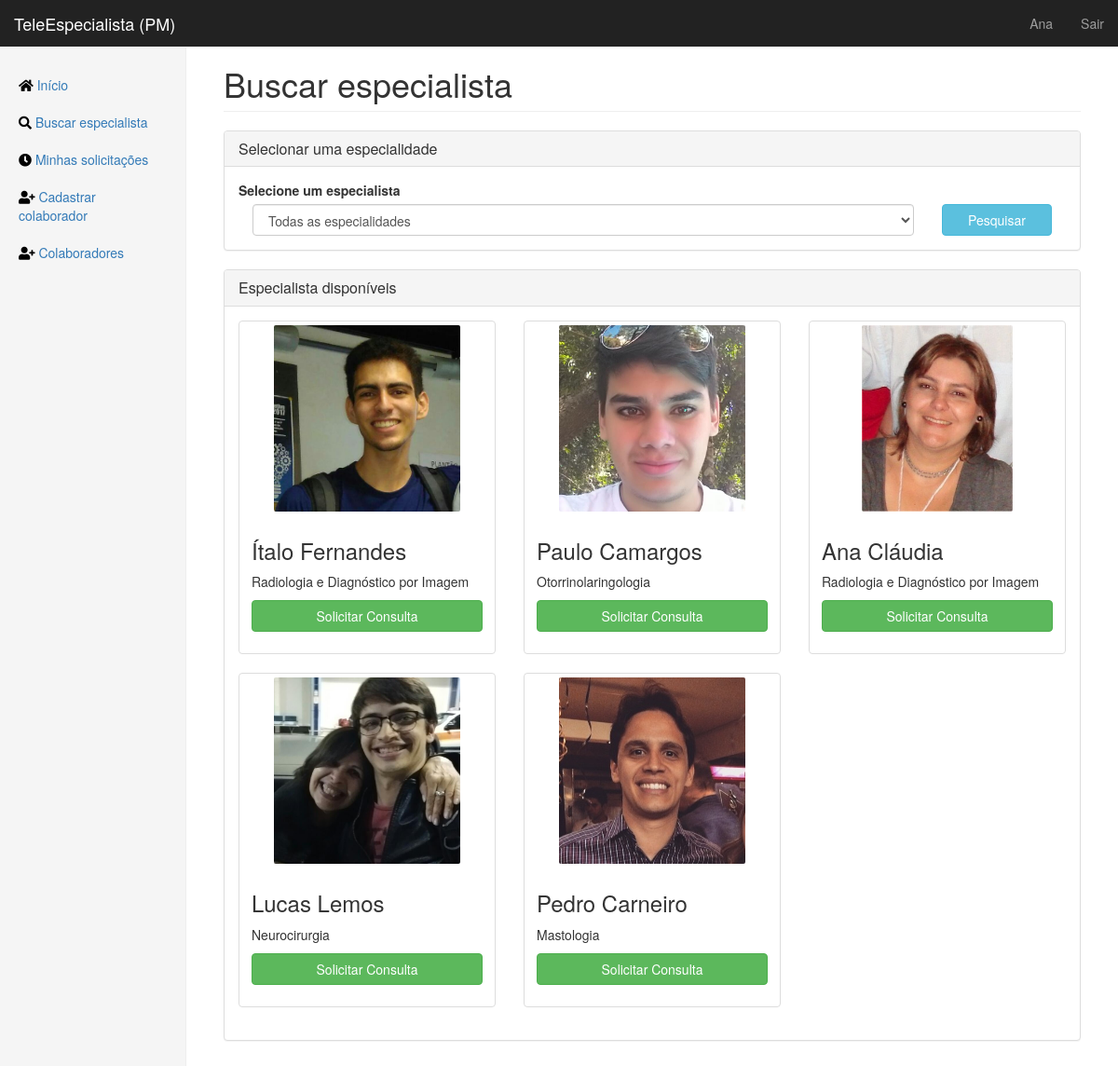
Page /search_specialist (signed in) on the committed database.
### app/models.py (models this page shows, shortened)
class User(db.Model, UserMixin):
    id = db.Column(db.Integer, primary_key=True)
    email = db.Column(db.String(120), unique=True, nullable=False)
    password = db.Column(db.String(64), nullable=False)
    image_file = db.Column(db.String(100))
    crm = db.Column(db.Integer, unique=True, nullable=False)
    fullname = db.Column(db.String(256), nullable=False)
    birthdate = db.Column(db.DateTime)
    birthcity = db.Column(db.String(256))
    birthstate = db.Column(db.String(2))
    rg = db.Column(db.String(12), unique=True, nullable=False)
    cpf = db.Column(db.String(12), unique=True, nullable=False)
    cep = db.Column(db.Integer)
    place = db.Column(db.String(64))
    address = db.Column(db.String(256))
    neighborhood = db.Column(db.String(128))
    city = db.Column(db.String(128))
    state = db.Column(db.String(2))
    phone_1 = db.Column(db.String(16), nullable=False)
    phone_2 = db.Column(db.String(16))
    specialties = db.relationship('Specialty', secondary=joinsSpecialtyUser,
    backref=db.backref('doctors', lazy='dynamic'))
    consultas = db.relationship('Consulta', secondary=joinConsultaUser,
    backref=db.backref('doctors', lazy='dynamic'))
    shifts = db.relationship('Calendar', secondary=joinCalendarUser,
    backref=db.backref('doctor', lazy='dynamic'))

class Specialty(db.Model):
    id = db.Column(db.Integer, primary_key=True)
    specialty = db.Column(db.String(64), unique=True, nullable=False)
    service_days = db.relationship('Calendar', backref='specialty')

### app/routes.py (the view, shortened to what this page needs)
@app.route("/search_specialist", methods=['GET', 'POST'])
@login_required
def search_specialist():
    form = SearchSpecialistForm()
    form.populate_select_specialities()
    form.populate_menuzinhos(0)
    return render_template("search_specialist.html",
    title="Buscar - TeleEspecialista",
    form=form)

### app/forms.py (called while the page is built)
    def populate_select_specialities(self):
        choices = [(0,'Todas as especialidades')]
        specialties = []
        for u in User.query.all():
            s = Specialty.query.with_parent(u)[0]
            if not s.specialty in specialties and s.specialty != 'Geral':
                specialties.append(s.specialty)
                choices.append((s.id, s.specialty))
        self.select_specialities.choices = choices

    def populate_menuzinhos(self, s):
        self.users_found = []
        if s == 0 or s == '0':
            users_found = User.query.all()
        else:
            users_found = User.query.with_parent(Specialty.query.filter_by(id=s)[0])
        for u in users_found:
            if u.specialties[0].specialty != 'Geral':
                self.users_found.append(u)

### app/models.py (called while the page is built)
@login_manager.user_loader
def load_user(user_id):
    return User.query.get(int(user_id))

### app/templates/search_specialist.html (shortened to what this page needs)
{% extends "layout.html" %}
{% block content %}
<h1 class="page-header">Buscar especialista</h1>
<div class="panel panel-default">
    <div class="panel-heading">
        <h3 class="panel-title">Selecionar uma especialidade</h3>
    </div>
    <div class="panel-body">
        <form method="post" action="" >
        <div class="form-group">
            <div class="rol">
                <label for="sel1">Selecione um especialista</label>
            </div>
            <div class="col-md-10">
            {{ form.select_specialities(class="form-control") }}
            </div>
            <div class="col-md-2">
            {{ form.search_submit(class="btn btn-info btn-block") }}
            </div>
        </div>
        </form>
    </div>
</div>
<div class="panel panel-default">
    <div class="panel-heading">
        <h3 class="panel-title">Especialista disponíveis</h3>
    </div>
    <div class="panel-body">
        <div class="row">
            {% for user in form.users_found %}
            <div class="col-sm-6 col-md-4">
                <div class="thumbnail">
                    <center>
                    <img src="{{ url_for('static', filename='profilePics/' + user.image_file) }}"
                    alt="User Picture"
                    height= "200px"
                    style="border-radius:1%">
                    </center>
                    <div class="caption">
                        <h3>{{ user.fullname }}</h3>
                        <p>{{ user.specialties[0].specialty }}</p>
                        <p>
                            {% if True %}
                            <button onclick="showDialog({{user.id}}, '{{user.fullname}}', true)"
                            class="btn btn-success btn-block">Solicitar Consulta</button>
                            {% else %}
                            <button onclick="showDialog({{user.id}}, '{{user.fullname}}', false)"
                            class="btn btn-primary btn-block">Agendar Consulta</button>
                            {%endif%}
                        </p>
                    </div>
                </div>
            </div>
            {% endfor %}
        </div>
    </div>
</div>
{% endblock %}

### app/templates/layout.html (shortened to what this page needs)
<!DOCTYPE html>
<html lang="pt-br">
<head>
    <link rel="stylesheet" href="https://use.fontawesome.com/releases/v5.0.13/css/all.css">
    <link href="{{ url_for('static', filename='css/bootstrap.min.css') }}" rel="stylesheet" type="text/css">
    <link href="{{ url_for('static', filename='css/dashboard.css') }}" rel="stylesheet" type="text/css">
    <link href="{{ url_for('static', filename='css/mainLogged.css') }}" rel="stylesheet" type="text/css">
</head>
<body>
    <nav class="navbar navbar-inverse navbar-fixed-top">
        <div class="container-fluid">
            <div class="navbar-header">
                <a class="navbar-brand" href="{{ url_for('home') }}">TeleEspecialista (PM)</a>
            </div>
            <div id="navbar" class="navbar-collapse collapse">
                <ul class="nav navbar-nav navbar-right">
                    <li><a href="{{ url_for("account") }}">{{current_user.fullname.split()[0]}}</a></li>
                    <li><a href="{{ url_for("logout") }}">Sair</a></li>
                </ul>
            </div>
        </div>
    </nav>
    <div class="container-fluid">
        <div class="row">
            <div class="col-sm-3 col-md-2 sidebar">
                <ul class="nav nav-sidebar">
                    <li><a href="{{ url_for("home") }}"> <i class="fa fa-home" style="color:black"></i>
                        Início<span class="sr-only">(current)</span></a></li>
                    <li><a href="{{ url_for("search_specialist") }}"><i class="fa fa-search" style="color:black"></i>
                        Buscar especialista</a></li>
                    <li><a href="{{ url_for("check_requests") }}"><i class="fa fa-clock" style="color:black"></i>
                        Minhas solicitações</a></li>
                    <li><a href="{{ url_for("register") }}"><i class="fa fa-user-plus" style="color:black"></i>
                        Cadastrar colaborador</a></li>
                    <li><a href="{{ url_for("staff") }}"><i class="fa fa-user-plus" style="color:black"></i>
                        Colaboradores</a></li>
                </ul>
            </div>
            <div class="col-sm-9 col-sm-offset-3 col-md-10 col-md-offset-2 main">
                {% block content %}
                {% endblock content %}
            </div>
        </div>
    </div>
</body>
</html>

### app/static/css/dashboard.css (style rules this page uses)
body { padding-top: 50px; }
.navbar-fixed-top { border: 0; }
.sidebar { display: none; }
@media (min-width: 768px) { .sidebar { position: fixed; top: 51px; bottom: 0; left: 0; z-index: 1000; display: block; padding: 20px; overflow-x: hidden; overflow-y: auto; background-color: #f5f5f5; border-right: 1px solid #eee; } }
.nav-sidebar { margin-right: -21px; margin-bottom: 20px; margin-left: -20px; }
.nav-sidebar > li > a { padding-right: 20px; padding-left: 20px; }
.main { padding: 20px; }
@media (min-width: 768px) { .main { padding-right: 40px; padding-left: 40px; } }
.main .page-header { margin-top: 0; }

### app/static/css/mainLogged.css (style rules this page uses)
.thumbnail p, .thumbnail h4 { white-space: nowrap; text-overflow: ellipsis; overflow: hidden; }

### rows in the picture
User: fullname "Ana", image_file (picture), fullname "Ana Cláudia", specialty "Radiologia e Diagnóstico por Imagem"
User: image_file (picture), fullname "Ítalo Fernandes", specialty "Radiologia e Diagnóstico por Imagem"
User: image_file (picture), fullname "Paulo Camargos", specialty "Otorrinolaringologia"
User: image_file (picture), fullname "Lucas Lemos", specialty "Neurocirurgia"
User: image_file (picture), fullname "Pedro Carneiro", specialty "Mastologia"
